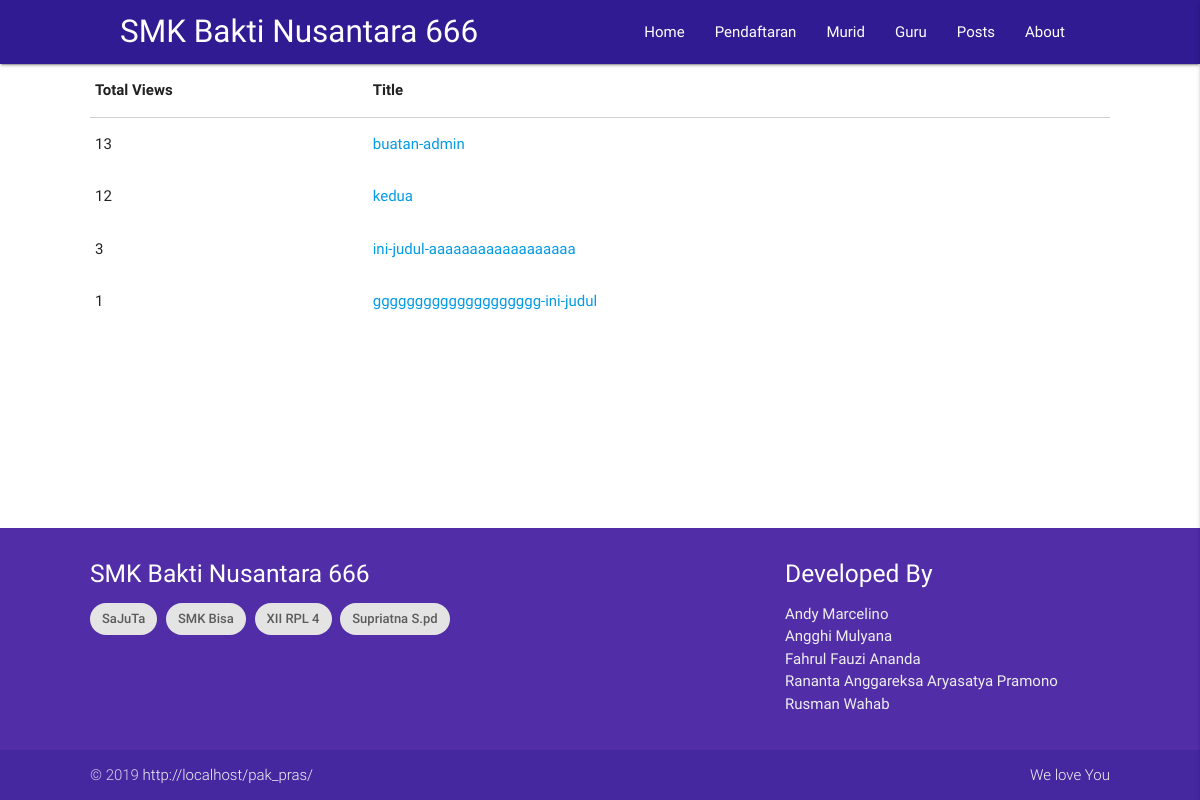
/index.php/post, run on the app's committed database.
### tables this page shows
CREATE TABLE `posts` (
  `id` int(11) NOT NULL,
  `id_creator` int(11) NOT NULL,
  `role` varchar(1) NOT NULL,
  `title` varchar(64) NOT NULL,
  `body` mediumtext NOT NULL,
  `view_count` int(11) DEFAULT NULL,
  `created_at` datetime DEFAULT CURRENT_TIMESTAMP,
  `updated_at` datetime DEFAULT NULL ON UPDATE CURRENT_TIMESTAMP
);

### application/controllers/Post.php (called while the page is built, shortened)
<?php defined('BASEPATH') OR exit('No direct script access allowed');
class Post extends CI_Controller {
	function __construct(){
		$this->load->model('M_Post');
	}
	function index(){
		$this->load->view('_atas');
		$this->load->view('_nav');
		$this->load->view('post/index',[
			'data' => [
				'posts' => $this->M_Post->gets()
			]
		]);
		$this->load->view('_footer');
	}
}

### index.php (called while the page is built, shortened)
<?php
require_once BASEPATH.'core/CodeIgniter.php';

### application/models/M_Post.php (called while the page is built, shortened)
<?php defined('BASEPATH') OR exit('No direct script access allowed');
class M_Post extends CI_Model {
	function gets(){
		$retVal = $this->db->select('posts.*, account.u AS u')->join('account', 'account.id=posts.id_creator')->get('posts')->result_array();
		return $retVal;
	}
}

### application/views/post/index.php (the view, shortened to what this page needs)
<div class="container">
	<div class="row">
		<div class="col s12">
			<table>
				<thead>
					<tr>
						<th>Total Views</th>
						<th>Title</th>
					</tr>
				</thead>
				<tbody>
					<?php
						foreach ($data['posts'] as $key => $value) {
							?>
								<tr>
									<td><?=$value['view_count']?></td>
									<td>
										<a href="<?=base_url()?>post/view/<?=$value['id'].'/'.$value['title']?>" class="tooltipped"
											data-tooltip="View Count : <?=$value['view_count']?><br/> Title : <?=$value['title']?>">
											<?=$value['title']?>
										</a>
									</td>
								</tr>
							<?php
						}
					?>
				</tbody>
			</table>
		</div>
	</div>
</div>

### application/views/_atas.php (style rules this page uses)
body { display: flex; min-height: 100vh; flex-direction: column; padding-top: 64px; }

### data on the page
posts: view_count "13", title "buatan-admin"
posts: view_count "12", title "kedua"
posts: view_count "3", title "ini-judul-aaaaaaaaaaaaaaaaaa"
posts: view_count "1", title "gggggggggggggggggggg-ini-judul"

### other printed values
base_url() "http://localhost/pak_pras/"
